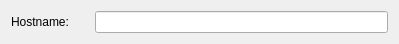
<?xml version="1.0" encoding="UTF-8"?>
<ui version="4.0">
 <class>NetworkSettingsWidget</class>
 <widget class="QWidget" name="NetworkSettingsWidget">
  <property name="geometry">
   <rect>
    <x>0</x>
    <y>0</y>
    <width>399</width>
    <height>40</height>
   </rect>
  </property>
  <property name="windowTitle">
   <string>Form</string>
  </property>
  <layout class="QGridLayout" name="gridLayout">
   <item row="0" column="0">
    <widget class="QLabel" name="hostnameLabel">
     <property name="text">
      <string>Hostname:</string>
     </property>
    </widget>
   </item>
   <item row="0" column="2">
    <widget class="QLineEdit" name="kcfg_HostName"/>
   </item>
   <item row="1" column="1">
    <spacer name="verticalSpacer">
     <property name="orientation">
      <enum>Qt::Vertical</enum>
     </property>
     <property name="sizeHint" stdset="0">
      <size>
       <width>20</width>
       <height>74</height>
      </size>
     </property>
    </spacer>
   </item>
  </layout>
 </widget>
 <resources/>
 <connections/>
</ui>
